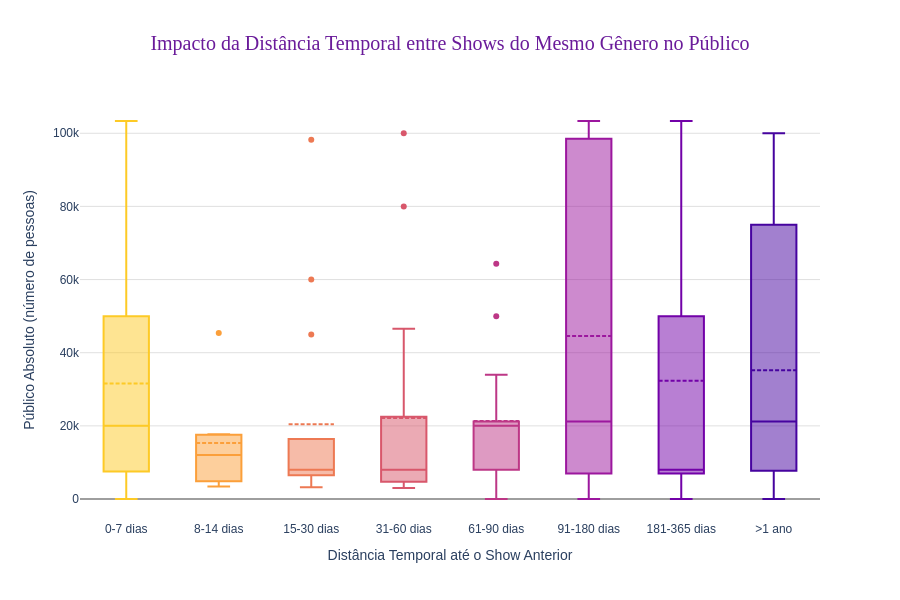

The cell this chart's notebook holds for it:
### Markdown cell above
Nota-se que, a partir da análise exploratória realizada, não se observa uma associação evidente entre as variáveis climáticas e a presença do público ou a ocorrência de shows.

### Code cell
# Filtra os "primeiros shows" de cada gênero (distância 999)
df_dist = df[df['distancia_dias_anterior'] < 999].copy()

# Cria faixas de distância para melhor visualização (bins)
bins = [0, 7, 14, 30, 60, 90, 180, 365, float('inf')]
labels = ['0-7 dias', '8-14 dias', '15-30 dias', '31-60 dias', 
          '61-90 dias', '91-180 dias', '181-365 dias', '>1 ano']

df_dist['faixa_distancia'] = pd.cut(
    df_dist['distancia_dias_anterior'], 
    bins=bins, 
    labels=labels, 
    include_lowest=True
)
    
df_dist['faixa_distancia'] = pd.Categorical(
    df_dist['faixa_distancia'], 
    categories=labels,
    ordered = False
)

df_dist = df_dist.sort_values('distancia_dias_anterior')

fig_box = px.box(
    df_dist,
    x='faixa_distancia',
    y='lotacao', 
    color='faixa_distancia', 
    color_discrete_sequence=px.colors.sequential.Plasma_r, 
    points='outliers',
    title='Impacto da Distância Temporal entre Shows do Mesmo Gênero no Público',
    labels={
        'faixa_distancia': 'Distância desde o Show Anterior do Mesmo Gênero',
        'publico_absoluto': 'Público Absoluto (pessoas)'
    },
    height=600
)

fig_box.update_traces(
    boxmean=True,  
    marker=dict(size=6),
    line=dict(width=2)
)

fig_box.update_layout(
    showlegend=False,
    xaxis_title='Distância Temporal até o Show Anterior',
    yaxis_title='Público Absoluto (número de pessoas)',
    plot_bgcolor='white',
    paper_bgcolor='white',
    font_family="Arial",
    title={
        'x': 0.5,
        'xanchor': 'center',
        'font': dict(size=20, color='#6A1B9A', family='Arial Black')
    },
    yaxis=dict(
        showgrid=True,
        gridcolor='#E0E0E0',
        gridwidth=1,
        zeroline=True,
        zerolinecolor='#9E9E9E'
    ),
    xaxis=dict(
        showgrid=False
    )
)

fig_box.show()

### Figure 1 — Plotly figure (JSON) as saved in the notebook; plotly's stock layout.template omitted (floating-point values rounded to 4 significant figures; data arrays with more than 128 entries replaced by an {"elided": "..."} marker saying what was removed)
{"data": [{"alignmentgroup": "True", "boxmean": true, "boxpoints": "outliers", "hovertemplate": "Distância desde o Show Anterior do Mesmo Gênero=%{x}<br>lotacao=%{y}<extra></extra>", "legendgroup": "0-7 dias", "line": {"width": 2}, "marker": {"color": "#fdca26", "size": 6}, "name": "0-7 dias", "notched": false, "offsetgroup": "0-7 dias", "orientation": "v", "showlegend": true, "type": "box", "x": {"elided": "2726 str values"}, "x0": " ", "xaxis": "x", "y": {"elided": "2726 float values"}, "y0": " ", "yaxis": "y"}, {"alignmentgroup": "True", "boxmean": true, "boxpoints": "outliers", "hovertemplate": "Distância desde o Show Anterior do Mesmo Gênero=%{x}<br>lotacao=%{y}<extra></extra>", "legendgroup": "8-14 dias", "line": {"width": 2}, "marker": {"color": "#fb9f3a", "size": 6}, "name": "8-14 dias", "notched": false, "offsetgroup": "8-14 dias", "orientation": "v", "showlegend": true, "type": "box", "x": ["8-14 dias", "8-14 dias", "8-14 dias", "8-14 dias", "8-14 dias", "8-14 dias", "8-14 dias"], "x0": " ", "xaxis": "x", "y": [12000.0, 4000.0, 3425.0, 7500.0, 45380.0, 17000.0, 17720.0], "y0": " ", "yaxis": "y"}, {"alignmentgroup": "True", "boxmean": true, "boxpoints": "outliers", "hovertemplate": "Distância desde o Show Anterior do Mesmo Gênero=%{x}<br>lotacao=%{y}<extra></extra>", "legendgroup": "15-30 dias", "line": {"width": 2}, "marker": {"color": "#ed7953", "size": 6}, "name": "15-30 dias", "notched": false, "offsetgroup": "15-30 dias", "orientation": "v", "showlegend": true, "type": "box", "x": ["15-30 dias", "15-30 dias", "15-30 dias", "15-30 dias", "15-30 dias", "15-30 dias", "15-30 dias", "15-30 dias", "15-30 dias", "15-30 dias", "15-30 dias", "15-30 dias", "15-30 dias", "15-30 dias"], "x0": " ", "xaxis": "x", "y": [3200.0, 9000.0, 6500.0, 4000.0, 7000.0, 8000.0, 5500.0, 7668.0, 8000.0, 16410.0, 45000.0, 98260.0, 8000.0, 60000.0], "y0": " ", "yaxis": "y"}, {"alignmentgroup": "True", "boxmean": true, "boxpoints": "outliers", "hovertemplate": "Distância desde o Show Anterior do Mesmo Gênero=%{x}<br>lotacao=%{y}<extra></extra>", "legendgroup": "31-60 dias", "line": {"width": 2}, "marker": {"color": "#d8576b", "size": 6}, "name": "31-60 dias", "notched": false, "offsetgroup": "31-60 dias", "orientation": "v", "showlegend": true, "type": "box", "x": ["31-60 dias", "31-60 dias", "31-60 dias", "31-60 dias", "31-60 dias", "31-60 dias", "31-60 dias", "31-60 dias", "31-60 dias", "31-60 dias", "31-60 dias", "31-60 dias", "31-60 dias", "31-60 dias", "31-60 dias"], "x0": " ", "xaxis": "x", "y": [80000.0, 25000.0, 3000.0, 100000.0, 8000.0, 8500.0, 7000.0, 4000.0, 46570.0, 8000.0, 3200.0, 7500.0, 3850.0, 12500.0, 15000.0], "y0": " ", "yaxis": "y"}, {"alignmentgroup": "True", "boxmean": true, "boxpoints": "outliers", "hovertemplate": "Distância desde o Show Anterior do Mesmo Gênero=%{x}<br>lotacao=%{y}<extra></extra>", "legendgroup": "61-90 dias", "line": {"width": 2}, "marker": {"color": "#bd3786", "size": 6}, "name": "61-90 dias", "notched": false, "offsetgroup": "61-90 dias", "orientation": "v", "showlegend": true, "type": "box", "x": ["61-90 dias", "61-90 dias", "61-90 dias", "61-90 dias", "61-90 dias", "61-90 dias", "61-90 dias", "61-90 dias", "61-90 dias", "61-90 dias", "61-90 dias", "61-90 dias", "61-90 dias", "61-90 dias"], "x0": " ", "xaxis": "x", "y": [8000.0, 20000.0, 0.0, 20000.0, 20000.0, 20000.0, 21190.0, 21190.0, 8000.0, 34000.0, 8000.0, 50000.0, 4000.0, 64320.0], "y0": " ", "yaxis": "y"}, {"alignmentgroup": "True", "boxmean": true, "boxpoints": "outliers", "hovertemplate": "Distância desde o Show Anterior do Mesmo Gênero=%{x}<br>lotacao=%{y}<extra></extra>", "legendgroup": "91-180 dias", "line": {"width": 2}, "marker": {"color": "#9c179e", "size": 6}, "name": "91-180 dias", "notched": false, "offsetgroup": "91-180 dias", "orientation": "v", "showlegend": true, "type": "box", "x": ["91-180 dias", "91-180 dias", "91-180 dias", "91-180 dias", "91-180 dias", "91-180 dias", "91-180 dias", "91-180 dias", "91-180 dias", "91-180 dias", "91-180 dias", "91-180 dias", "91-180 dias", "91-180 dias", "91-180 dias", "91-180 dias", "91-180 dias", "91-180 dias", "91-180 dias", "91-180 dias", "91-180 dias", "91-180 dias", "91-180 dias", "91-180 dias", "91-180 dias", "91-180 dias", "91-180 dias", "91-180 dias", "91-180 dias", "91-180 dias", "91-180 dias", "91-180 dias", "91-180 dias", "91-180 dias", "91-180 dias", "91-180 dias", "91-180 dias", "91-180 dias", "91-180 dias", "91-180 dias", "91-180 dias", "91-180 dias", "91-180 dias", "91-180 dias", "91-180 dias", "91-180 dias", "91-180 dias", "91-180 dias", "91-180 dias", "91-180 dias", "91-180 dias", "91-180 dias", "91-180 dias"], "x0": " ", "xaxis": "x", "y": [8000.0, 50000.0, 2800.0, 6800.0, 103400.0, 2200.0, 41720.0, 90000.0, 90000.0, 10000.0, 6800.0, 7800.0, 100000.0, 100000.0, 45000.0, 100000.0, 8000.0, 100000.0, 2839.0, 8800.0, 80000.0, 100000.0, 3000.0, 6800.0, 7000.0, 21190.0, 12500.0, 100000.0, 100000.0, 98500.0, 103400.0, 2900.0, 40000.0, 98500.0, 98500.0, 45000.0, 7000.0, 8000.0, 1222.0, 4000.0, 5600.0, 8000.0, 10000.0, 7200.0, 100000.0, 0.0, 100000.0, 82000.0, 100000.0, 50000.0, 60000.0, 7000.0, 10000.0], "y0": " ", "yaxis": "y"}, {"alignmentgroup": "True", "boxmean": true, "boxpoints": "outliers", "hovertemplate": "Distância desde o Show Anterior do Mesmo Gênero=%{x}<br>lotacao=%{y}<extra></extra>", "legendgroup": "181-365 dias", "line": {"width": 2}, "marker": {"color": "#7201a8", "size": 6}, "name": "181-365 dias", "notched": false, "offsetgroup": "181-365 dias", "orientation": "v", "showlegend": true, "type": "box", "x": ["181-365 dias", "181-365 dias", "181-365 dias", "181-365 dias", "181-365 dias", "181-365 dias", "181-365 dias", "181-365 dias", "181-365 dias", "181-365 dias", "181-365 dias", "181-365 dias", "181-365 dias", "181-365 dias", "181-365 dias", "181-365 dias", "181-365 dias", "181-365 dias", "181-365 dias", "181-365 dias", "181-365 dias", "181-365 dias", "181-365 dias", "181-365 dias", "181-365 dias", "181-365 dias", "181-365 dias", "181-365 dias", "181-365 dias", "181-365 dias", "181-365 dias", "181-365 dias", "181-365 dias", "181-365 dias", "181-365 dias", "181-365 dias", "181-365 dias", "181-365 dias", "181-365 dias", "181-365 dias", "181-365 dias", "181-365 dias", "181-365 dias", "181-365 dias", "181-365 dias", "181-365 dias", "181-365 dias", "181-365 dias", "181-365 dias", "181-365 dias", "181-365 dias", "181-365 dias", "181-365 dias", "181-365 dias", "181-365 dias", "181-365 dias", "181-365 dias", "181-365 dias", "181-365 dias", "181-365 dias", "181-365 dias", "181-365 dias", "181-365 dias", "181-365 dias", "181-365 dias", "181-365 dias", "181-365 dias", "181-365 dias", "181-365 dias", "181-365 dias", "181-365 dias", "181-365 dias", "181-365 dias", "181-365 dias", "181-365 dias", "181-365 dias", "181-365 dias", "181-365 dias", "181-365 dias", "181-365 dias", "181-365 dias", "181-365 dias", "181-365 dias", "181-365 dias", "181-365 dias", "181-365 dias", "181-365 dias", "181-365 dias", "181-365 dias", "181-365 dias", "181-365 dias", "181-365 dias", "181-365 dias", "181-365 dias", "181-365 dias", "181-365 dias", "181-365 dias", "181-365 dias", "181-365 dias", "181-365 dias", "181-365 dias", "181-365 dias", "181-365 dias", "181-365 dias", "181-365 dias", "181-365 dias", "181-365 dias"], "x0": " ", "xaxis": "x", "y": [90000.0, 40000.0, 100800.0, 55000.0, 50000.0, 3200.0, 80000.0, 48000.0, 80000.0, 80000.0, 7000.0, 10000.0, 49250.0, 0.0, 100000.0, 7678.0, 6000.0, 8000.0, 25000.0, 40000.0, 8000.0, 20000.0, 20000.0, 40000.0, 20000.0, 8000.0, 3200.0, 8000.0, 2700.0, 80000.0, 7700.0, 4000.0, 90000.0, 3200.0, 8000.0, 98500.0, 100000.0, 3000.0, 75000.0, 8000.0, 49940.0, 3200.0, 7000.0, 21190.0, 7300.0, 40000.0, 6500.0, 7500.0, 7500.0, 80000.0, 3600.0, 45000.0, 8000.0, 100000.0, 100000.0, 8000.0, 100000.0, 2600.0, 7000.0, 100000.0, 49070.0, 7000.0, 4000.0, 40000.0, 0.0, 0.0, 40000.0, 6500.0, 40000.0, 100000.0, 80000.0, 64320.0, 7800.0, 7453.0, 8000.0, 2102.0, 8000.0, 8000.0, 8000.0, 20000.0, 20000.0, 80000.0, 7000.0, 7500.0, 2800.0, 37610.0, 80000.0, 20000.0, 7000.0, 50000.0, 68000.0, 7000.0, 8000.0, 7000.0, 4000.0, 8000.0, 40000.0, 50000.0, 7000.0, 103400.0, 7700.0, 7000.0, 80000.0, 40000.0, 2558.0, 8000.0, 7000.0], "y0": " ", "yaxis": "y"}, {"alignmentgroup": "True", "boxmean": true, "boxpoints": "outliers", "hovertemplate": "Distância desde o Show Anterior do Mesmo Gênero=%{x}<br>lotacao=%{y}<extra></extra>", "legendgroup": ">1 ano", "line": {"width": 2}, "marker": {"color": "#46039f", "size": 6}, "name": ">1 ano", "notched": false, "offsetgroup": ">1 ano", "orientation": "v", "showlegend": true, "type": "box", "x": {"elided": "212 str values"}, "x0": " ", "xaxis": "x", "y": {"elided": "212 float values"}, "y0": " ", "yaxis": "y"}], "layout": {"boxmode": "overlay", "font": {"family": "Arial"}, "height": 600, "legend": {"title": {"text": "Distância desde o Show Anterior do Mesmo Gênero"}, "tracegroupgap": 0}, "paper_bgcolor": "white", "plot_bgcolor": "white", "showlegend": false, "title": {"font": {"color": "#6A1B9A", "family": "Arial Black", "size": 20}, "text": "Impacto da Distância Temporal entre Shows do Mesmo Gênero no Público", "x": 0.5, "xanchor": "center"}, "xaxis": {"anchor": "y", "categoryarray": [null, "0-7 dias", "8-14 dias", "15-30 dias", "31-60 dias", "61-90 dias", "91-180 dias", "181-365 dias", ">1 ano"], "categoryorder": "array", "domain": [0, 1], "showgrid": false, "title": {"text": "Distância Temporal até o Show Anterior"}}, "yaxis": {"anchor": "x", "domain": [0, 1], "gridcolor": "#E0E0E0", "gridwidth": 1, "showgrid": true, "title": {"text": "Público Absoluto (número de pessoas)"}, "zeroline": true, "zerolinecolor": "#9E9E9E"}}}
